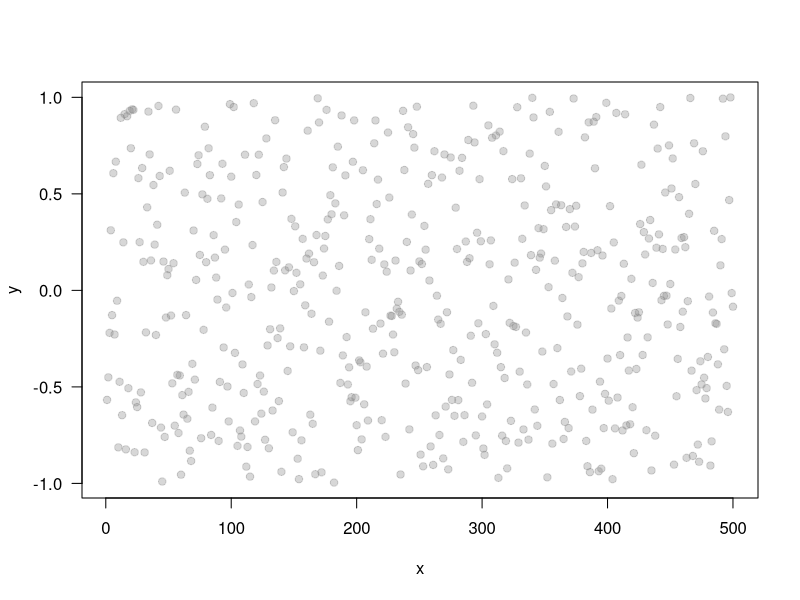
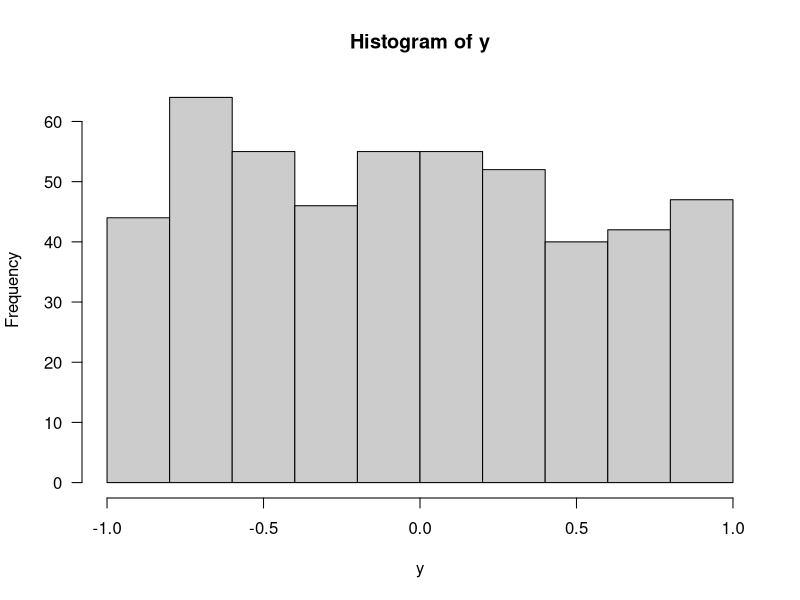

These charts were generated, in order, by the following R code:
## ---- chunk 1
set.seed(123)
runif(4)
## ---- chunk 2
set.seed(123)
runif(4)
## ---- chunk 3
set.seed(345)
n <- 500
x <- 1:n
y <- runif(n, min = -1, max = 1)

plot(x, y, las = 1, pch = 19, col = "#88888855")
## ---- chunk 4
hist(y, las = 1, col = "gray80")
## ---- chunk 5
sample.int(10)
## ---- chunk 6
# colored balls in a box
box <- c(rep('blue', 4), rep('white', 5), rep('yellow', 3))
box

# drawing three balls without replacement
sample(box, 3)
## ---- chunk 7
# number of balls drawn, and repetitions
draw <- 3
reps <- 1000

outputs <- matrix("", nrow = reps, ncol = draw)
set.seed(123)
for (i in 1:reps) {
  outputs[i,] <- sample(box, draw)
}
head(outputs)
## ---- chunk 8
# number of blue balls in each experiment
blues <- apply(outputs, 1, function(x) sum(x == "blue"))

# number of at least two blue balls
sum(blues >= 2)

# approx probability of two or more blue balls
sum(blues >= 2) / reps
